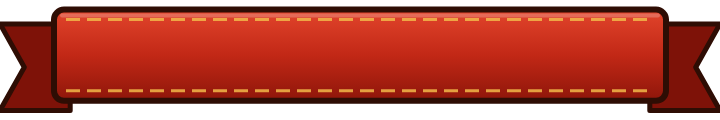
#> input picture New/assets/art/ui/ribbon.png, 720 x 120 px
$ python ui_kit.py
#> lines starting #> are read from the running program, lines starting #| are printed output that depends on the picture; after the words box and inside, x2 and y2 are one past the last pixel; in counts of white or black regions, pixels touching at a corner belong together
### New/tools/art/paint.py
"""Shared painting helpers for the world art generators (numpy + scipy + Pillow, all free and local).

The look of the world follows the hero sheet: soft painted forms, a warm key light from the upper
left, a warm rim, cool violet shade, and air (haze) between the layers. These helpers give every
generator the same tools: tileable value noise, blurs that wrap left to right (for strips that
repeat), supersampled masks, lighting from a blurred height field, colour ramps, and dithered
saving (no banding in the big soft gradients).
"""
from pathlib import Path

import numpy as np
from PIL import Image, ImageDraw
from scipy import ndimage

ROOT = Path(__file__).resolve().parents[2]
WORLD = ROOT / "assets/art/world"
LIGHT = np.array([-0.55, -0.75, 0.62])  # towards the light: upper left, a little in front
LIGHT = LIGHT / np.linalg.norm(LIGHT)


def hexc(h: str) -> np.ndarray:
    h = h.lstrip("#")
    return np.array([int(h[i:i + 2], 16) for i in (0, 2, 4)], float)


# [20 lines left out: functions ramp, mix, not called in this run]


def smooth(e0: float, e1: float, x):
    t = np.clip((np.asarray(x, float) - e0) / (e1 - e0), 0, 1)
    return t * t * (3 - 2 * t)


def value_noise(h: int, w: int, cy: int, cx: int, rng: np.random.Generator,
                wrap_x: bool = True, wrap_y: bool = False) -> np.ndarray:
    """Smooth value noise, cx cells across and cy down; tiles left to right when wrap_x."""
    gx = cx if wrap_x else cx + 1
    gy = cy if wrap_y else cy + 1
    grid = rng.random((gy, gx))
    x = np.arange(w) * cx / w
    y = np.arange(h) * cy / h
    x0 = np.floor(x).astype(int)
    y0 = np.floor(y).astype(int)
    fx = x - x0
    fy = y - y0
    fx = fx * fx * (3 - 2 * fx)
    fy = fy * fy * (3 - 2 * fy)
    x1 = (x0 + 1) % gx if wrap_x else np.minimum(x0 + 1, gx - 1)
    y1 = (y0 + 1) % gy if wrap_y else np.minimum(y0 + 1, gy - 1)
    x0 = x0 % gx
    y0 = y0 % gy
    a = grid[y0][:, x0] * (1 - fx) + grid[y0][:, x1] * fx
    b = grid[y1][:, x0] * (1 - fx) + grid[y1][:, x1] * fx
    return a * (1 - fy)[:, None] + b * fy[:, None]


def fbm(h: int, w: int, cy: int, cx: int, octaves: int, rng: np.random.Generator,
        wrap_x: bool = True, wrap_y: bool = False, gain: float = 0.5) -> np.ndarray:
    out = np.zeros((h, w))
    amp = total = 0.0
    amp = 1.0
    for o in range(octaves):
        out += value_noise(h, w, max(1, cy * 2 ** o), max(1, cx * 2 ** o), rng, wrap_x, wrap_y) * amp
        total += amp
        amp *= gain
    return out / total


def noise1(n: int, cells: int, rng: np.random.Generator, octaves: int = 4, gain: float = 0.5) -> np.ndarray:
    """1-D periodic fbm over n samples (a skyline, a ridge)."""
    return fbm(1, n, 1, cells, octaves, rng, True, False, gain)[0]


# [102 lines left out: functions blur, normals_light, poly_mask, downsample, dither_rgba, bleed and 5 more, not called in this run]

### New/tools/art/ui_kit.py
#!/usr/bin/env python3
"""Textures of the interface kit (numpy + Pillow).

    python3 tools/art/ui_kit.py      # assets/art/ui/paper.png, corners.png, ribbon_plain.png

- paper.png: a seamless warm paper/hide grain (256 x 256, tiles both ways), near white: the panels
  multiply their cream by it, so the body reads as a material, not a flat fill. Soft mottling, fine
  fibres running mostly across, a few darker flecks.
- ribbon_plain.png: the menu's subtitle ribbon (ribbon.png) without its dashed stitch.
- corners.png: the jewelled bosses on the panels' corners (src/ui/card.gd): a bevelled metal ring
  set with a ring of small beads, a domed cabochon in it, a soft shadow. Two cells: brass with a red
  stone (every panel), dark bronze with a garnet (a defeat). BOSS_SS px per card unit.
"""
import sys
from pathlib import Path

import numpy as np
from PIL import Image
from scipy import ndimage

sys.path.insert(0, str(Path(__file__).parent))
from paint import fbm  # noqa: E402

ROOT = Path(__file__).resolve().parents[2]
OUT = ROOT / "assets/art/ui"


def paper(size: int = 256) -> Image.Image:
    rng = np.random.default_rng(5)
    mottle = fbm(size, size, 4, 4, 4, rng, wrap_x=True, wrap_y=True)
    fibres = ndimage.gaussian_filter(rng.standard_normal((size, size)), (0.6, 5.0), mode="wrap")
    fibres /= np.abs(fibres).max()
    flecks = ndimage.gaussian_filter((rng.random((size, size)) > 0.9975).astype(float), 0.8, mode="wrap")
    flecks /= max(flecks.max(), 1e-6)
    v = 0.955 + (mottle - 0.5) * 0.09 + fibres * 0.03 - flecks * 0.16
    v = np.clip(v, 0.0, 1.0)
    rgb = np.dstack([v, v * 0.985, v * 0.96]) * 255.0
    return Image.fromarray(rgb.astype(np.uint8), "RGB")


BOSS_SS = 3  # px per card unit (sharp on a tablet, where a unit is about 3 px)
BOSS_CELL = 48  # one boss's cell, in units (Card.BOSS)
METALS = {
    "brass": {"ramp": [(0.0, "fffbe2"), (0.22, "ffe27a"), (0.45, "f6b232"), (0.62, "dc8a16"), (0.82, "a0560a"), (1.0, "5a2804")],
              "bead": ["ff9a78", "d81e0c", "5a0604"], "ink": "2e0d04"},
    "bronze": {"ramp": [(0.0, "fff0d8"), (0.22, "e8c08a"), (0.45, "b88a58"), (0.62, "8a6036"), (0.82, "5a3c20"), (1.0, "2e1c0e")],
               "bead": ["d88a7a", "8a2418", "320806"], "ink": "1e1208"},
}


def _hex(h: str) -> np.ndarray:
    return np.array([int(h[i:i + 2], 16) for i in (0, 2, 4)], float)


def _ramp(t: np.ndarray, stops) -> np.ndarray:
    out = np.zeros(t.shape + (3,))
    for ch in range(3):
        out[..., ch] = np.interp(np.clip(t, 0, 1), [p for p, _ in stops], [_hex(c)[ch] for _, c in stops])
    return out


def _over(rgb, a, src, sa):
    k = sa[..., None]
    na = sa + a * (1 - sa)
    return (src * k + rgb * a[..., None] * (1 - k)) / np.maximum(na[..., None], 1e-6), na


def _boss(metal: dict) -> np.ndarray:
    """One boss, lit from the upper left: a soft shadow, an ink ring, a bevelled metal ring (a domed
    torus), a ring of small beads pressed into it, the cabochon (a domed stone with a hot glint)."""
    n = BOSS_CELL * BOSS_SS
    s = float(BOSS_SS)
    yy, xx = (np.mgrid[0:n, 0:n] + 0.5) / s - BOSS_CELL / 2  # units, from the boss's centre
    d = np.hypot(xx, yy)
    ang = np.arctan2(yy, xx)
    light = np.array([-0.5, -0.7, 0.55])
    light /= np.linalg.norm(light)

    def cover(r: float) -> np.ndarray:
        return np.clip((r - d) * s + 0.5, 0, 1)

    rgb = np.zeros((n, n, 3))
    a = np.zeros((n, n))
    shadow = ndimage.gaussian_filter(np.clip((20.5 - np.hypot(xx, yy - 2.2)) * s, 0, 1), 1.5 * s) * 0.55
    rgb, a = _over(rgb, a, np.zeros((n, n, 3)), shadow)
    rgb, a = _over(rgb, a, np.broadcast_to(_hex(metal["ink"]), (n, n, 3)), cover(20.0))
    # the ring: a torus from radius 10.5 to 18.6, its normal from where across it a point lies
    u = np.clip((d - 10.5) / 8.1, 0, 1) * 2 - 1  # -1 inner edge, +1 outer edge
    nz = np.sqrt(np.clip(1 - u * u, 0, 1))
    nx, ny = u * np.cos(ang), u * np.sin(ang)
    diffuse = np.clip(nx * light[0] + ny * light[1] + nz * light[2], 0, 1)
    spec = np.clip(nx * 0.35 * -1 + ny * -0.5 + nz * 0.8, 0, 1) ** 24
    metal_rgb = _ramp(1 - diffuse, metal["ramp"]) + spec[..., None] * 170
    rgb, a = _over(rgb, a, metal_rgb, cover(18.6))
    # small beads pressed into the ring (the Zulu touch), each a lit dome
    for k in range(12):
        t = k * np.pi / 6 + np.pi / 12
        bx, by = np.cos(t) * 14.6, np.sin(t) * 14.6
        bd = np.hypot(xx - bx, yy - by)
        bead = np.clip((1.55 - bd) * s + 0.5, 0, 1)
        shade = np.clip(1 - np.hypot(xx - bx + 0.5, yy - by + 0.6) / 1.6, 0, 1)
        rgb, a = _over(rgb, a, _ramp(1 - shade, metal["ramp"]) * 1.05 + shade[..., None] ** 4 * 90, bead)
    # the stone: an ink ring, then a domed cabochon, lit at its top left, the light caught at its foot
    rgb, a = _over(rgb, a, np.broadcast_to(_hex(metal["ink"]), (n, n, 3)), cover(10.6))
    t = np.clip((yy + 9.0) / 18.0, 0, 1)
    stone = _ramp(t, [(0.0, metal["bead"][0]), (0.5, metal["bead"][1]), (1.0, metal["bead"][2])])
    rim_light = np.clip(1 - np.hypot(xx * 0.9, (yy - 6.2) * 1.6) / 3.2, 0, 1)
    stone = stone + rim_light[..., None] * np.array([90, 40, 20])
    rgb, a = _over(rgb, a, stone, cover(9.4))
    glint = np.clip((2.2 - np.hypot(xx + 3.2, yy + 3.6)) * s * 0.6, 0, 1)
    rgb, a = _over(rgb, a, np.full((n, n, 3), 255.0), glint * 0.95)
    small = np.clip((0.9 - np.hypot(xx - 3.4, yy - 3.0)) * s * 0.6, 0, 1)
    rgb, a = _over(rgb, a, np.full((n, n, 3), 255.0), small * 0.5)
    return np.dstack([np.clip(rgb, 0, 255), np.clip(a, 0, 1) * 255])


def corners() -> Image.Image:
    n = BOSS_CELL * BOSS_SS
    atlas = np.zeros((n, n * 2, 4))
    atlas[:, 0:n] = _boss(METALS["brass"])
    atlas[:, n:2 * n] = _boss(METALS["bronze"])
    return Image.fromarray(atlas.astype(np.uint8), "RGBA")


def ribbon_plain() -> Image.Image:
    """The menu's subtitle ribbon (ribbon.png, tools/art/logo.py) without its dashed stitch (it read
    as fussy): each stitch pixel takes the colour of the band a few rows nearer its middle."""
    a = np.asarray(Image.open(OUT / "ribbon.png").convert("RGBA")).astype(float)
    h = a.shape[0]
    r, g, b, al = a[..., 0], a[..., 1], a[..., 2], a[..., 3]
    stitch = (r > 190) & (g > 120) & (b < 150) & (al > 150)
    stitch = ndimage.binary_dilation(stitch, iterations=1)
    out = a.copy()
    ys, xs = np.nonzero(stitch)
    for y, x in zip(ys, xs):
        src = y + 4 if y < h / 2 else y - 4  # towards the band's middle, past the stitch
        out[y, x, :3] = a[src, x, :3]
    return Image.fromarray(np.clip(out, 0, 255).astype(np.uint8), "RGBA")


def main() -> None:
    OUT.mkdir(parents=True, exist_ok=True)
    paper().save(OUT / "paper.png", optimize=True)
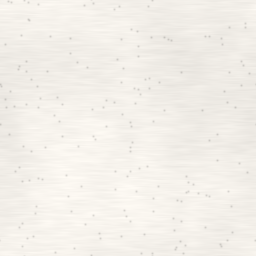
#> saved as paper.png: PIL image 256x256 RGB; mean R, G, B 243, 239.4, 233.3
    print("paper.png (256, 256)")
    ribbon_plain().save(OUT / "ribbon_plain.png", optimize=True)
#> in ribbon_plain, `r, g, b, al = a[..., 0], a[..., 1], a[..., 2], a[..., 3]`:
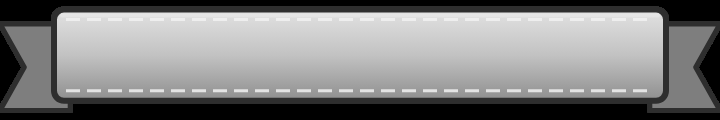
#> r: shape (120, 720) float64; min 0, max 238, mean 129.2
#> in ribbon_plain, `r, g, b, al = a[..., 0], a[..., 1], a[..., 2], a[..., 3]`:
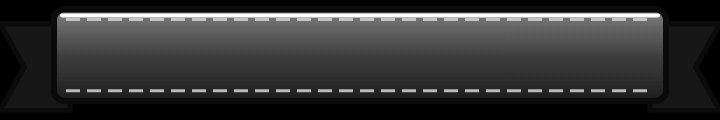
#> b: shape (120, 720) float64; min 0, max 88, mean 18; drawn with min black and max white
#> in ribbon_plain, `r, g, b, al = a[..., 0], a[..., 1], a[..., 2], a[..., 3]`:
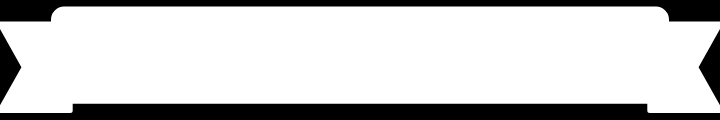
#> al: shape (120, 720) float64; min 0, max 255, mean 201.1
#> in ribbon_plain, `stitch = (r > 190) & (g > 120) & (b < 150) & (al > 150)`: stitch: shape (120, 720) bool; 2.7% white; 56 white regions, largest, box (x1, y1, x2, y2) and area: (66, 18, 80, 21) 42, (87, 18, 101, 21) 42, (108, 18, 122, 21) 42
#> in ribbon_plain, `stitch = ndimage.binary_dilation(stitch, iterations=1)`:
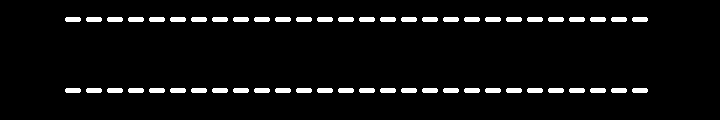
#> stitch: shape (120, 720) bool; 4.9% white; 56 white regions, largest, box (x1, y1, x2, y2) and area: (65, 17, 81, 22) 76, (86, 17, 102, 22) 76, (107, 17, 123, 22) 76
#> in ribbon_plain, `ys, xs = np.nonzero(stitch)`: ys = 4256 values from 17 to 92; xs = 4256 values, max 647 at index 839, min 65 at index 392, mean 356
#> the loop in ribbon_plain, `for y, x in zip(ys, xs):` made 4256 passes
#> x on passes 1 to 3: 66, 67, 68
#> after the loop in ribbon_plain, `for y, x in zip(ys, xs):`:
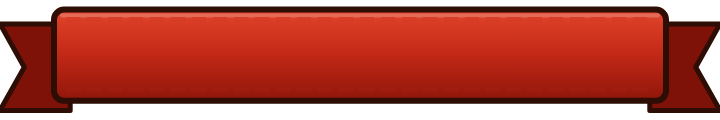
#> out: shape (120, 720, 4) float64; mean R, G, B, A 128, 29.3, 16.8, 201.1; transparent parts drawn white
    print("ribbon_plain.png")
    img = corners()
#> in corners, `n = BOSS_CELL * BOSS_SS`: n = 144
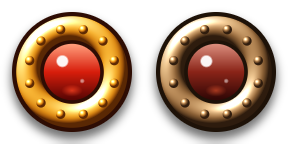
#> img: PIL image 288x144 RGBA; mean R, G, B, A 80.7, 51.8, 30.4, 147.1; transparent parts drawn white
    img.save(OUT / "corners.png", optimize=True)
    print(f"corners.png {img.size}")
#| corners.png (288, 144)


if __name__ == "__main__":
    main()
